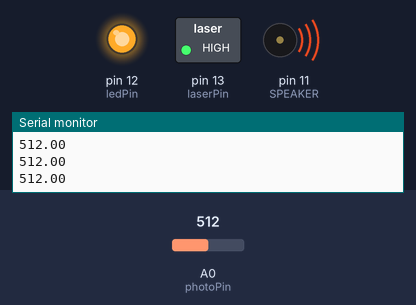
The sketch below on a simulated Arduino Uno, built with avr-gcc and run on an emulated ATmega328P. Parts: switched loads named in the sketch (green lamp = pin HIGH), output pins drawn as LEDs (lit = HIGH), buzzer (waves = sounding), the last lines printed to the serial monitor. The inputs (shaded band) are chosen by the test bench; at power-on: A0 (photoPin) = 512.

Above: at 1.2 s.
1.3 s: A0 (photoPin) set to 935
2.8 s: A0 (photoPin) set to 959
At 3.6 s:
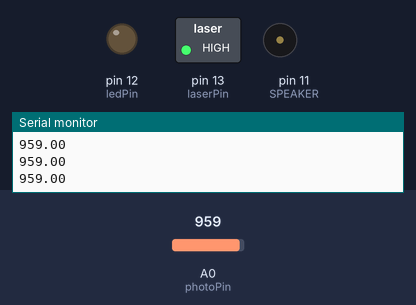
4.5 s: A0 (photoPin) set to 943
At 5.0 s:
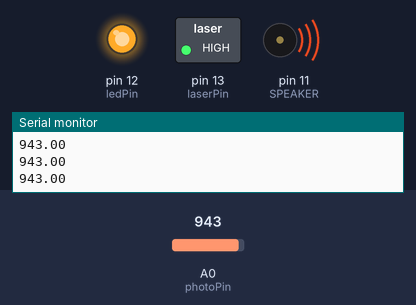
6.0 s: A0 (photoPin) set to 963
At 6.11 s:
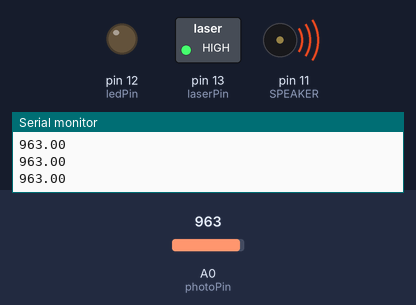
Timing chart, 0 to 8.7 s (numbered marks = the images above; inputs shaded):
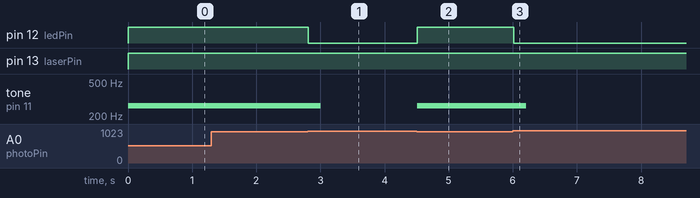

The sketch:

laser-to-sound.ino
```cpp
int laserPin = 13;
int photoPin = A0;
int ledPin = 12;
double photoData;

#define BEATTIME 200 //Length of the generated tone (msec)
#define SPEAKER 11 //Pin number of the speaker


void setup() {
  pinMode(laserPin, OUTPUT);  // Define the digital output interface pin 13
  pinMode(photoPin, INPUT);
  pinMode(ledPin, OUTPUT);
  Serial.begin(9600);

}

void loop() {
  digitalWrite(laserPin, HIGH); // Open the laser head
  photoData = analogRead(photoPin);
  Serial.println(photoData);

  if (photoData < 953){
    tone(SPEAKER,262,BEATTIME) ;  // Note at 252 Hz

    digitalWrite(ledPin, HIGH);
  }else{
    digitalWrite(ledPin, LOW);
  }
}
```

Measured:
- the behaviour switches between 952 and 953 on A0 (photoPin) (found by bisection; images 0 and 1)
- after the input at 2.8 s, pin 12 (ledPin): HIGH → LOW at once; tone on pin 11 (SPEAKER): 262 Hz → silent after 0.20 s
- after the input at 4.5 s, pin 12 (ledPin): LOW → HIGH at once; tone on pin 11 (SPEAKER): silent → 262 Hz at once
- after the input at 6.0 s, pin 12 (ledPin): HIGH → LOW at once; tone on pin 11 (SPEAKER): 262 Hz → silent after 0.21 s
